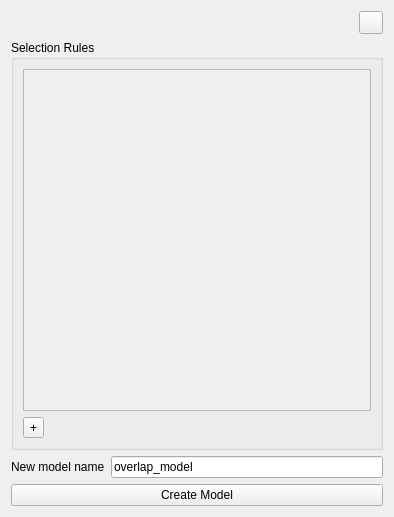
<?xml version="1.0" encoding="UTF-8"?>
<ui version="4.0">
 <class>Form</class>
 <widget class="QWidget" name="Form">
  <property name="geometry">
   <rect>
    <x>0</x>
    <y>0</y>
    <width>394</width>
    <height>517</height>
   </rect>
  </property>
  <property name="windowTitle">
   <string>Form</string>
  </property>
  <layout class="QVBoxLayout" name="verticalLayout">
   <item>
    <layout class="QHBoxLayout" name="horizontalLayout">
     <item>
      <spacer name="horizontalSpacer">
       <property name="orientation">
        <enum>Qt::Horizontal</enum>
       </property>
       <property name="sizeHint" stdset="0">
        <size>
         <width>40</width>
         <height>20</height>
        </size>
       </property>
      </spacer>
     </item>
     <item>
      <widget class="QToolButton" name="infoButton">
       <property name="toolTip">
        <string>Help</string>
       </property>
      </widget>
     </item>
    </layout>
   </item>
   <item>
    <widget class="QGroupBox" name="groupBox">
     <property name="title">
      <string>Selection Rules</string>
     </property>
     <layout class="QVBoxLayout" name="verticalLayout_2">
      <item>
       <widget class="QScrollArea" name="scrollArea">
        <property name="widgetResizable">
         <bool>true</bool>
        </property>
        <property name="alignment">
         <set>Qt::AlignLeading|Qt::AlignLeft|Qt::AlignVCenter</set>
        </property>
        <widget class="QWidget" name="scrollAreaWidgetContents">
         <property name="geometry">
          <rect>
           <x>0</x>
           <y>0</y>
           <width>354</width>
           <height>352</height>
          </rect>
         </property>
         <layout class="QVBoxLayout" name="scrollAreaWidgetContentsLayout">
          <item>
           <spacer name="verticalSpacer">
            <property name="orientation">
             <enum>Qt::Vertical</enum>
            </property>
            <property name="sizeHint" stdset="0">
             <size>
              <width>20</width>
              <height>40</height>
             </size>
            </property>
           </spacer>
          </item>
         </layout>
        </widget>
       </widget>
      </item>
      <item>
       <widget class="QToolButton" name="addRule">
        <property name="toolTip">
         <string>Add rule</string>
        </property>
        <property name="styleSheet">
         <string notr="true"/>
        </property>
        <property name="text">
         <string>+</string>
        </property>
       </widget>
      </item>
     </layout>
    </widget>
   </item>
   <item>
    <layout class="QHBoxLayout" name="horizontalLayout_2">
     <item>
      <widget class="QLabel" name="label_4">
       <property name="text">
        <string>New model name</string>
       </property>
      </widget>
     </item>
     <item>
      <widget class="QLineEdit" name="newModelName">
       <property name="text">
        <string>overlap_model</string>
       </property>
      </widget>
     </item>
    </layout>
   </item>
   <item>
    <widget class="QPushButton" name="createModel">
     <property name="text">
      <string>Create Model</string>
     </property>
    </widget>
   </item>
  </layout>
 </widget>
 <resources/>
 <connections/>
</ui>
